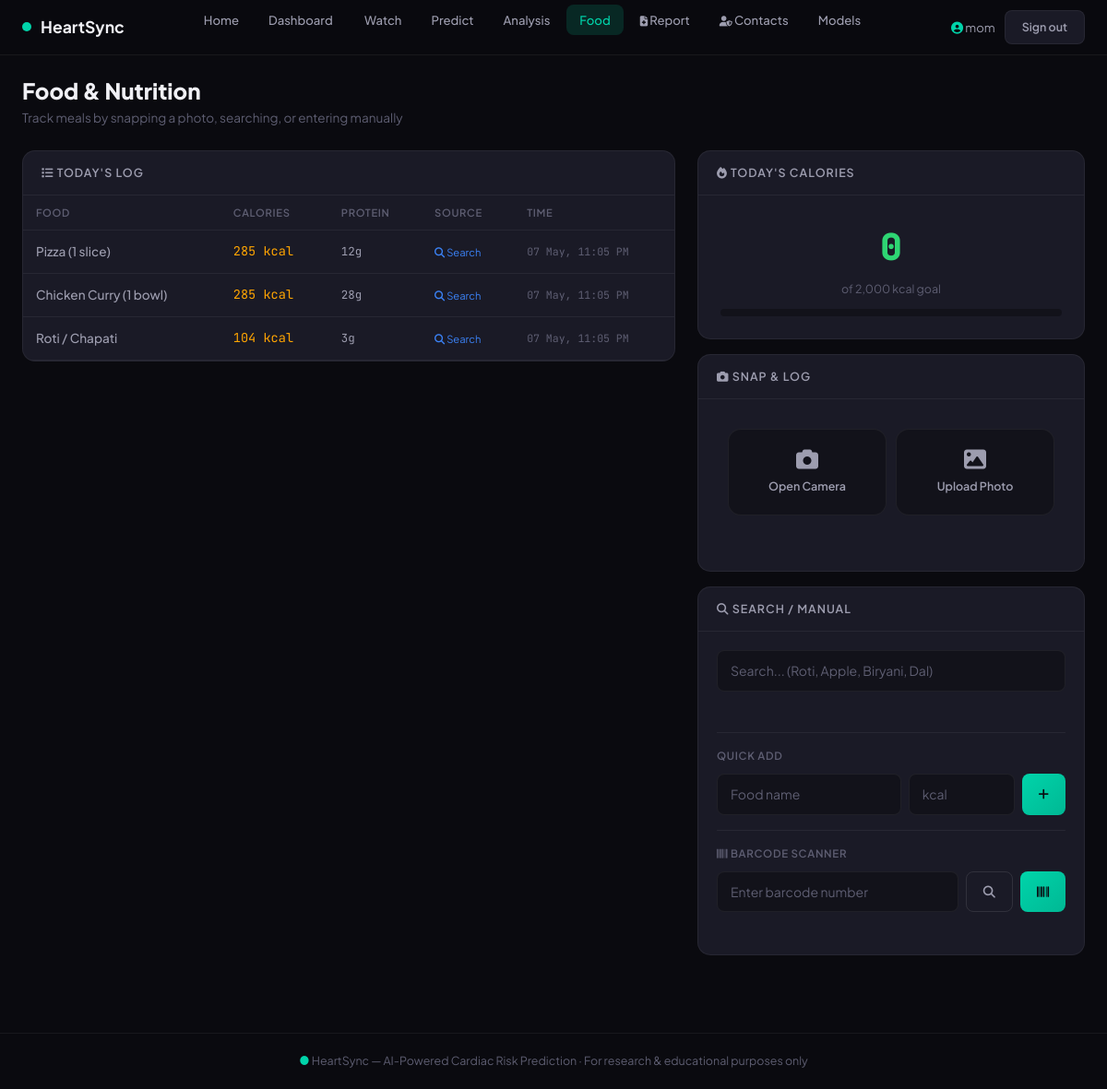
Screenshot of /food_log (signed in) with the database file from the repository.
### tables this page shows
CREATE TABLE food_logs (
            id INTEGER PRIMARY KEY AUTOINCREMENT, user_id INTEGER NOT NULL,
            food_name TEXT, calories INTEGER, protein REAL, carbs REAL, fat REAL,
            source TEXT, barcode TEXT, image_path TEXT,
            logged_at TIMESTAMP DEFAULT CURRENT_TIMESTAMP,
            FOREIGN KEY (user_id) REFERENCES users(id)
        );

### app.py (the view)
@app.route('/food_log')
@login_required
def food_log():
    uid=session['user_id']; conn=get_db()
    logs=conn.execute('SELECT * FROM food_logs WHERE user_id=? ORDER BY logged_at DESC LIMIT 20',(uid,)).fetchall()
    today=conn.execute("SELECT COALESCE(SUM(calories),0) as total FROM food_logs WHERE user_id=? AND DATE(logged_at)=DATE('now')",(uid,)).fetchone()['total']
    conn.close()
    return render_template('food_log.html', logs=logs, today_calories=today, food_list=list(FOOD_DATABASE.values()))

### app.py (called while the page is built)
def get_db():
    conn = sqlite3.connect(DB_PATH); conn.row_factory = sqlite3.Row; return conn

def login_required(f):
    @wraps(f)
    def decorated(*a,**kw):
        if 'user_id' not in session: return redirect(url_for('login'))
        return f(*a,**kw)
    return decorated

@app.template_filter('ist_short')
def to_ist_short(value):
    if not value:
        return ''
    try:
        if isinstance(value, str):
            v = value.strip().replace('Z', '+00:00').replace(' ', 'T', 1)
            dt = datetime.fromisoformat(v)
        else:
            dt = value
        if dt.tzinfo is None:
            dt = dt.replace(tzinfo=timezone.utc)
        return dt.astimezone(IST).strftime('%d %b, %I:%M %p')
    except Exception:
        try:
            return str(value)[:16]
        except Exception:
            return ''

### templates/food_log.html (shortened to what this page needs)
{% extends "base.html" %}
{% block content %}
<div class="hs-container">
  <h1 class="hs-page-title">Food & Nutrition</h1>
  <p class="hs-page-subtitle">Track meals by snapping a photo, searching, or entering manually</p>
  <div class="food-layout">
    <div>
      <div class="hs-card">
        <div class="hs-card-header"><h3><i class="fas fa-list"></i> Today's Log</h3></div>
        <div class="hs-card-body" style="padding:0;">
          {% if logs %}
          <table class="hs-table">
            <thead><tr><th>Food</th><th>Calories</th><th>Protein</th><th>Source</th><th>Time</th></tr></thead>
            <tbody>
            {% for l in logs %}
            <tr>
              <td style="font-weight:500;">{{ l.food_name }}</td>
              <td style="font-family:var(--mono); color:var(--warning);">{{ l.calories }} kcal</td>
              <td style="font-family:var(--mono); font-size:0.78rem;">{{ l.protein|default(0)|round(0)|int }}g</td>
              <td>
                {% if l.source == 'ai_photo' %}<span style="font-size:0.7rem; color:var(--accent);"><i class="fas fa-camera"></i> Photo</span>
                {% elif l.source == 'search' %}<span style="font-size:0.7rem; color:#3b82f6;"><i class="fas fa-search"></i> Search</span>
                {% else %}<span style="font-size:0.7rem; color:var(--text-muted);"><i class="fas fa-keyboard"></i> Manual</span>{% endif %}
              </td>
              <td style="font-family:var(--mono); font-size:0.72rem; color:var(--text-muted);">{{ l.logged_at | ist_short if l.logged_at else '-' }}</td>
            </tr>
            {% endfor %}
            </tbody>
          </table>
          {% else %}
          <div style="text-align:center; padding:40px; color:var(--text-muted);">
            <i class="fas fa-utensils" style="font-size:2rem; opacity:0.15; display:block; margin-bottom:12px;"></i>
            <p>No food logged today. Snap a photo of your meal to get started!</p>
          </div>
          {% endif %}
        </div>
      </div>
    </div>
    <div>
      <div class="hs-card" style="margin-bottom:16px;">
        <div class="hs-card-header"><h3><i class="fas fa-fire"></i> Today's Calories</h3></div>
        <div class="calorie-ring">
          <div class="cal-value" style="color:{% if today_calories > 2500 %}var(--danger){% elif today_calories > 1800 %}var(--warning){% else %}var(--success){% endif %};">{{ today_calories }}</div>
          <div class="cal-label">of 2,000 kcal goal</div>
          <div style="margin-top:12px; background:var(--bg-secondary); border-radius:4px; height:8px; overflow:hidden;">
          </div>
        </div>
      </div>
      <div class="hs-card" style="margin-bottom:16px;">
        <div class="hs-card-header"><h3><i class="fas fa-camera"></i> Snap & Log</h3></div>
        <div class="hs-card-body" style="padding:12px;">
          <div class="snap-trigger" id="snapTrigger">
            <div class="snap-btn" onclick="openCamera()">
              <i class="fas fa-camera"></i>
              Open Camera
            </div>
            <label class="snap-btn">
              <i class="fas fa-image"></i>
              Upload Photo
            </label>
          </div>
          <div id="photoLogStatus"></div>
        </div>
      </div>
      <div class="hs-card">
        <div class="hs-card-header"><h3><i class="fas fa-search"></i> Search / Manual</h3></div>
        <div class="hs-card-body">
          <div class="food-search-box">
            <input type="text" class="hs-input" id="foodSearch" placeholder="Search... (Roti, Apple, Biryani, Dal)" oninput="searchFood(this.value)">
          </div>
          <div id="logStatus"></div>
          <div style="margin-top:16px; border-top:1px solid var(--border); padding-top:16px;">
            <div style="font-size:0.72rem; font-weight:600; text-transform:uppercase; letter-spacing:0.06em; color:var(--text-muted); margin-bottom:10px;">Quick Add</div>
            <div style="display:flex; gap:8px;">
              <input type="text" class="hs-input" id="manualName" placeholder="Food name" style="flex:2;">
              <input type="number" class="hs-input" id="manualCal" placeholder="kcal" style="flex:1;">
              <button class="btn-hs btn-hs-primary" onclick="logManual()"><i class="fas fa-plus"></i></button>
            </div>
          </div>
          <div style="margin-top:16px; border-top:1px solid var(--border); padding-top:16px;">
            <div style="font-size:0.72rem; font-weight:600; text-transform:uppercase; letter-spacing:0.06em; color:var(--text-muted); margin-bottom:10px;">
              <i class="fas fa-barcode"></i> Barcode Scanner
            </div>
            <div style="display:flex; gap:8px; margin-bottom:8px;">
              <input type="text" class="hs-input" id="barcodeInput" placeholder="Enter barcode number" style="flex:1;">
              <button class="btn-hs btn-hs-outline" onclick="lookupBarcode()" title="Search barcode"><i class="fas fa-search"></i></button>
              <button class="btn-hs btn-hs-primary" onclick="openBarcodeScanner()" title="Scan with camera"><i class="fas fa-barcode"></i></button>
            </div>
            <div id="barcodeStatus" style="font-size:0.78rem; min-height:18px;"></div>
          </div>
        </div>
      </div>
    </div>
  </div>
</div>
{% endblock %}

### templates/base.html (shortened to what this page needs)
<!DOCTYPE html>
<html lang="en">
<head>
<link href="https://cdnjs.cloudflare.com/ajax/libs/bootstrap/5.3.0/css/bootstrap.min.css" rel="stylesheet">
<link href="https://cdnjs.cloudflare.com/ajax/libs/font-awesome/6.5.0/css/all.min.css" rel="stylesheet">
</head>
<body>
<nav class="hs-nav">
  <a class="hs-nav-brand" href="{{ url_for('home') }}">
    <span class="pulse-dot"></span>
    HeartSync
  </a>
  <ul class="hs-nav-links" id="navLinks">
    <li><a href="{{ url_for('home') }}" class="{% if request.endpoint == 'home' %}active{% endif %}">Home</a></li>
    {% if session.user_id %}
    <li><a href="{{ url_for('dashboard') }}" class="{% if request.endpoint == 'dashboard' %}active{% endif %}">Dashboard</a></li>
    <li><a href="{{ url_for('watch_dashboard') }}" class="{% if request.endpoint == 'watch_dashboard' %}active{% endif %}">
       Watch
    </a></li>
    <li><a href="{{ url_for('predict') }}" class="{% if request.endpoint == 'predict' %}active{% endif %}">Predict</a></li>
    <li><a href="{{ url_for('analysis') }}" class="{% if request.endpoint == 'analysis' %}active{% endif %}">Analysis</a></li>
    <li><a href="{{ url_for('food_log') }}" class="{% if request.endpoint == 'food_log' %}active{% endif %}">Food</a></li>
    <li><a href="{{ url_for('weekly_report_page') }}" class="{% if request.endpoint == 'weekly_report_page' %}active{% endif %}">
      <i class="fas fa-file-medical" style="font-size:0.7rem;"></i> Report
    </a></li>
    <li><a href="{{ url_for('emergency_contacts_page') }}" class="{% if request.endpoint == 'emergency_contacts_page' %}active{% endif %}">
      <i class="fas fa-user-shield" style="font-size:0.7rem;"></i> Contacts
    </a></li>
    {% endif %}
    <li><a href="{{ url_for('performance') }}" class="{% if request.endpoint == 'performance' %}active{% endif %}">Models</a></li>
  </ul>
  <div class="hs-nav-right">
    {% if session.user_id %}
    <span style="font-size:0.82rem; color:var(--text-secondary);">
      <i class="fas fa-circle-user" style="color:var(--accent);"></i>
      {{ session.user_name }}
    </span>
    <a href="{{ url_for('logout') }}" class="btn-hs btn-hs-ghost" style="font-size:0.78rem;">Sign out</a>
    {% else %}
    <a href="{{ url_for('login') }}" class="btn-hs btn-hs-outline">Sign in</a>
    <a href="{{ url_for('register') }}" class="btn-hs btn-hs-primary">Get Started</a>
    {% endif %}
  </div>
</nav>
{% block content %}{% endblock %}
<footer class="hs-footer">
  <span style="color:var(--accent);">●</span> HeartSync — AI-Powered Cardiac Risk Prediction &middot; For research & educational purposes only
</footer>
</body>
</html>

### templates/base.html (style rules this page uses)
:root { --bg-primary: #0a0a0f; --bg-secondary: #12121a; --bg-card: #1a1a26; --bg-card-hover: #22222e; --bg-elevated: #252535; --text-primary: #f0f0f5; --text-secondary: #9d9daf; --text-muted: #5e5e72; --accent: #00d4aa; --accent-glow: rgba(0,212,170,0.15); --danger: #ff4757; --danger-bg: rgba(255,71,87,0.12); --warning: #ffa502; --warning-bg: rgba(255,165,2,0.12); --success: #2ed573; --success-bg: rgba(46,213,115,0.12); --border: rgba(255,255,255,0.06); --border-light: rgba(255,255,255,0.1); --gradient-1: linear-gradient(135deg, #00d4aa 0%, #00b894 100%); --gradient-danger: linear-gradient(135deg, #ff4757 0%, #ff6b81 100%); --gradient-warning: linear-gradient(135deg, #ffa502 0%, #ffc048 100%); --radius: 14px; --radius-sm: 8px; --font: 'Plus Jakarta Sans', -apple-system, sans-serif; --mono: 'JetBrains Mono', monospace; --shadow: 0 4px 24px rgba(0,0,0,0.3); --shadow-glow: 0 0 30px rgba(0,212,170,0.08); }
* { box-sizing: border-box; margin: 0; padding: 0; }
body { font-family: var(--font); background: var(--bg-primary); color: var(--text-primary); font-size: 14px; line-height: 1.6; min-height: 100vh; }
a { color: var(--accent); text-decoration: none; transition: opacity 0.2s; }
.hs-nav { background: rgba(10,10,15,0.85); backdrop-filter: blur(20px); border-bottom: 1px solid var(--border); padding: 0 24px; height: 60px; display: flex; align-items: center; position: sticky; top: 0; z-index: 100; }
.hs-nav-brand { display: flex; align-items: center; gap: 10px; font-weight: 700; font-size: 1.1rem; color: var(--text-primary); text-decoration: none; }
.hs-nav-brand .pulse-dot { width: 10px; height: 10px; background: var(--accent); border-radius: 50%; animation: pulse-glow 2s infinite; }
.hs-nav-links { display: flex; align-items: center; gap: 4px; margin-left: 40px; list-style: none; }
.hs-nav-links a { color: var(--text-secondary); font-size: 0.82rem; font-weight: 500; padding: 8px 14px; border-radius: var(--radius-sm); transition: all 0.2s; }
.hs-nav-links a.active { color: var(--accent); background: var(--accent-glow); }
.hs-nav-right { margin-left: auto; display: flex; align-items: center; gap: 10px; }
.btn-hs { font-family: var(--font); font-size: 0.82rem; font-weight: 600; padding: 8px 18px; border-radius: var(--radius-sm); border: none; cursor: pointer; transition: all 0.2s; display: inline-flex; align-items: center; gap: 6px; }
.btn-hs-primary { background: var(--gradient-1); color: #0a0a0f; }
.btn-hs-outline { background: transparent; border: 1px solid var(--border-light); color: var(--text-secondary); }
.btn-hs-ghost { background: var(--bg-card); color: var(--text-secondary); border: 1px solid var(--border); }
.hs-card { background: var(--bg-card); border: 1px solid var(--border); border-radius: var(--radius); overflow: hidden; transition: border-color 0.2s; }
.hs-card-header { padding: 16px 20px; border-bottom: 1px solid var(--border); display: flex; align-items: center; justify-content: space-between; }
.hs-card-header h3 { font-size: 0.78rem; font-weight: 600; text-transform: uppercase; letter-spacing: 0.08em; color: var(--text-secondary); margin: 0; }
.hs-card-body { padding: 20px; }
.hs-input { background: var(--bg-secondary); border: 1px solid var(--border); border-radius: var(--radius-sm); color: var(--text-primary); font-family: var(--font); font-size: 0.875rem; padding: 10px 14px; width: 100%; transition: border-color 0.2s, box-shadow 0.2s; }
.hs-input::placeholder { color: var(--text-muted); }
.hs-table { width: 100%; border-collapse: collapse; }
.hs-table th { font-size: 0.7rem; font-weight: 600; text-transform: uppercase; letter-spacing: 0.06em; color: var(--text-muted); padding: 10px 14px; text-align: left; border-bottom: 1px solid var(--border); }
.hs-table td { padding: 12px 14px; border-bottom: 1px solid var(--border); color: var(--text-secondary); font-size: 0.85rem; }
.hs-container { max-width: 1320px; margin: 0 auto; padding: 24px; }
.hs-page-title { font-size: 1.5rem; font-weight: 800; margin-bottom: 4px; }
.hs-page-subtitle { font-size: 0.85rem; color: var(--text-muted); margin-bottom: 24px; }
.hs-footer { border-top: 1px solid var(--border); padding: 20px 24px; text-align: center; color: var(--text-muted); font-size: 0.78rem; margin-top: 60px; }

### rows the page displays
food_logs: food_name "Pizza (1 slice)", calories "285", protein "12", source "search" (drawn), logged_at|ist_short "07 May, 11:05 PM"
food_logs: food_name "Chicken Curry (1 bowl)", calories "285", protein "28", source "search" (drawn), logged_at|ist_short "07 May, 11:05 PM"
food_logs: food_name "Roti / Chapati", calories "104", protein "3", source "search" (drawn), logged_at|ist_short "07 May, 11:05 PM"

### other values shown
{{ session.user_name }} "mom"
{{ today_calories }} "0"
